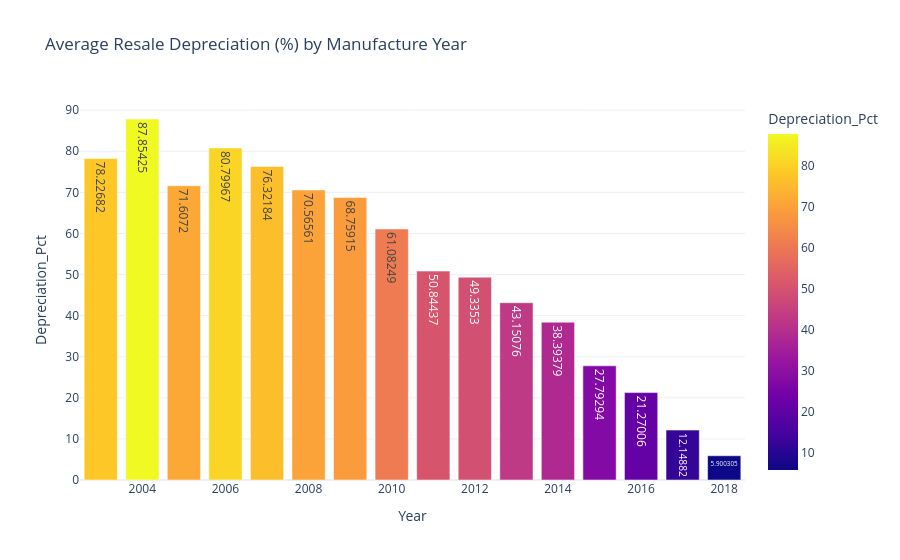

The notebook cell saved with this chart:
### Code cell
#Average Depreciation Percentage by Year (from v1)
#figax = plt.subplots(figsize=(8, 5))
dep_by_year = new_car_basics.groupby('Year')['Depreciation_Pct'].mean().reset_index().sort_values(by="Depreciation_Pct",ascending=True)

dep_by_bar = px.bar(
    dep_by_year,
    x="Year",
    y="Depreciation_Pct",
    color="Depreciation_Pct",
    text_auto=True,
    title="Average Resale Depreciation (%) by Manufacture Year",
    labels={"Year": "Year", "Depreciation_pct": "Depreciation Rate (%)Depreciation Rate (%)"},
    template="plotly_white",
    text=dep_by_year.sort_values("Depreciation_Pct", ascending=True)["Depreciation_Pct"].apply(lambda x: f"₹{x:,.0f}"),
)

dep_by_bar.show(config=CHART_CONFIG)

### Figure 1 — Plotly figure (JSON) as saved in the notebook; plotly's stock layout.template omitted (floating-point values rounded to 4 significant figures)
{"data": [{"hovertemplate": "Year=%{x}<br>Depreciation_Pct=%{marker.color}<br>text=%{text}<extra></extra>", "legendgroup": "", "marker": {"color": [5.9, 12.15, 21.27, 27.79, 38.39, 43.15, 49.34, 50.84, 61.08, 68.76, 70.57, 71.61, 76.32, 78.23, 80.8, 87.85], "coloraxis": "coloraxis", "pattern": {"shape": ""}}, "name": "", "orientation": "v", "showlegend": false, "text": ["₹6", "₹12", "₹21", "₹28", "₹38", "₹43", "₹49", "₹51", "₹61", "₹69", "₹71", "₹72", "₹76", "₹78", "₹81", "₹88"], "textposition": "auto", "texttemplate": "%{y}", "type": "bar", "x": [2018, 2017, 2016, 2015, 2014, 2013, 2012, 2011, 2010, 2009, 2008, 2005, 2007, 2003, 2006, 2004], "xaxis": "x", "y": [5.9, 12.15, 21.27, 27.79, 38.39, 43.15, 49.34, 50.84, 61.08, 68.76, 70.57, 71.61, 76.32, 78.23, 80.8, 87.85], "yaxis": "y"}], "layout": {"barmode": "relative", "coloraxis": {"colorbar": {"title": {"text": "Depreciation_Pct"}}, "colorscale": [[0, "#0d0887"], [0.1111, "#46039f"], [0.2222, "#7201a8"], [0.3333, "#9c179e"], [0.4444, "#bd3786"], [0.5556, "#d8576b"], [0.6667, "#ed7953"], [0.7778, "#fb9f3a"], [0.8889, "#fdca26"], [1, "#f0f921"]]}, "legend": {"tracegroupgap": 0}, "title": {"text": "Average Resale Depreciation (%) by Manufacture Year"}, "xaxis": {"anchor": "y", "domain": [0, 1], "title": {"text": "Year"}}, "yaxis": {"anchor": "x", "domain": [0, 1], "title": {"text": "Depreciation_Pct"}}}}
